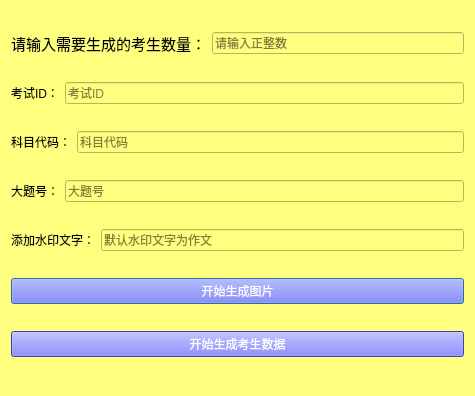
<?xml version="1.0" encoding="UTF-8"?>
<ui version="4.0">
 <class>Dialog</class>
 <widget class="QDialog" name="Dialog">
  <property name="geometry">
   <rect>
    <x>0</x>
    <y>0</y>
    <width>475</width>
    <height>396</height>
   </rect>
  </property>
  <property name="windowTitle">
   <string>CET数据生成器</string>
  </property>
  <property name="styleSheet">
   <string notr="true">QPushButton{
	background-color:rgb(85, 85, 255);
	color:rgb(255, 255, 255)
}
*{
	background-color:rgb(255, 255, 127)
}</string>
  </property>
  <layout class="QVBoxLayout" name="verticalLayout">
   <item>
    <layout class="QHBoxLayout" name="horizontalLayout">
     <item>
      <widget class="QLabel" name="label">
       <property name="styleSheet">
        <string notr="true">*{
	font-size:15px;
}</string>
       </property>
       <property name="text">
        <string>请输入需要生成的考生数量：</string>
       </property>
      </widget>
     </item>
     <item>
      <widget class="QLineEdit" name="lineEdit">
       <property name="placeholderText">
        <string>请输入正整数</string>
       </property>
      </widget>
     </item>
    </layout>
   </item>
   <item>
    <layout class="QHBoxLayout" name="horizontalLayout_2">
     <item>
      <widget class="QLabel" name="label_2">
       <property name="text">
        <string>考试ID：</string>
       </property>
      </widget>
     </item>
     <item>
      <widget class="QLineEdit" name="lineEdit_examID">
       <property name="placeholderText">
        <string>考试ID</string>
       </property>
      </widget>
     </item>
    </layout>
   </item>
   <item>
    <layout class="QHBoxLayout" name="horizontalLayout_3">
     <item>
      <widget class="QLabel" name="label_3">
       <property name="text">
        <string>科目代码：</string>
       </property>
      </widget>
     </item>
     <item>
      <widget class="QLineEdit" name="lineEdit_subjectCode">
       <property name="placeholderText">
        <string>科目代码</string>
       </property>
      </widget>
     </item>
    </layout>
   </item>
   <item>
    <layout class="QHBoxLayout" name="horizontalLayout_4">
     <item>
      <widget class="QLabel" name="label_4">
       <property name="text">
        <string>大题号：</string>
       </property>
      </widget>
     </item>
     <item>
      <widget class="QLineEdit" name="lineEdit_mainNum">
       <property name="placeholderText">
        <string>大题号</string>
       </property>
      </widget>
     </item>
    </layout>
   </item>
   <item>
    <layout class="QHBoxLayout" name="horizontalLayout_5">
     <item>
      <widget class="QLabel" name="label_5">
       <property name="text">
        <string>添加水印文字：</string>
       </property>
      </widget>
     </item>
     <item>
      <widget class="QLineEdit" name="lineEdit_drawImg">
       <property name="placeholderText">
        <string>默认水印文字为作文</string>
       </property>
      </widget>
     </item>
    </layout>
   </item>
   <item>
    <widget class="QPushButton" name="pushButton_pic">
     <property name="text">
      <string>开始生成图片</string>
     </property>
    </widget>
   </item>
   <item>
    <widget class="QPushButton" name="pushButton_student">
     <property name="text">
      <string>开始生成考生数据</string>
     </property>
    </widget>
   </item>
  </layout>
 </widget>
 <resources/>
 <connections/>
</ui>
